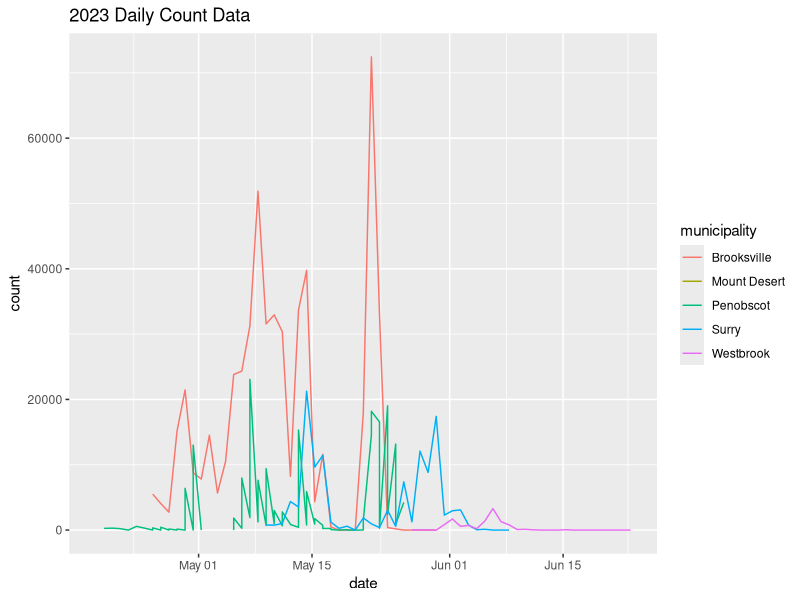
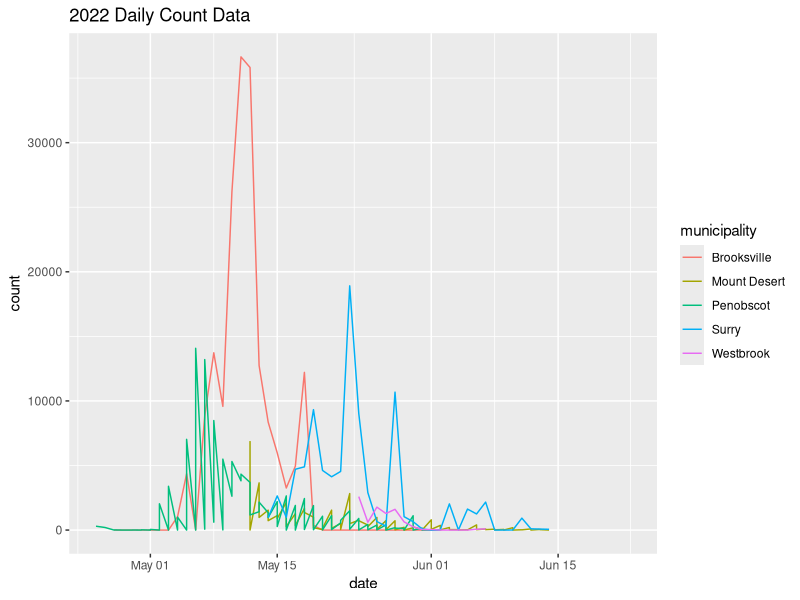
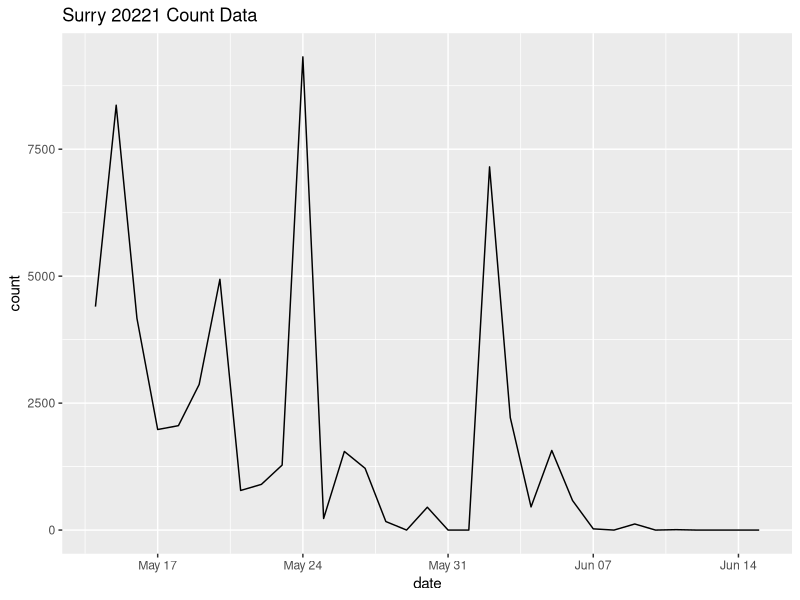
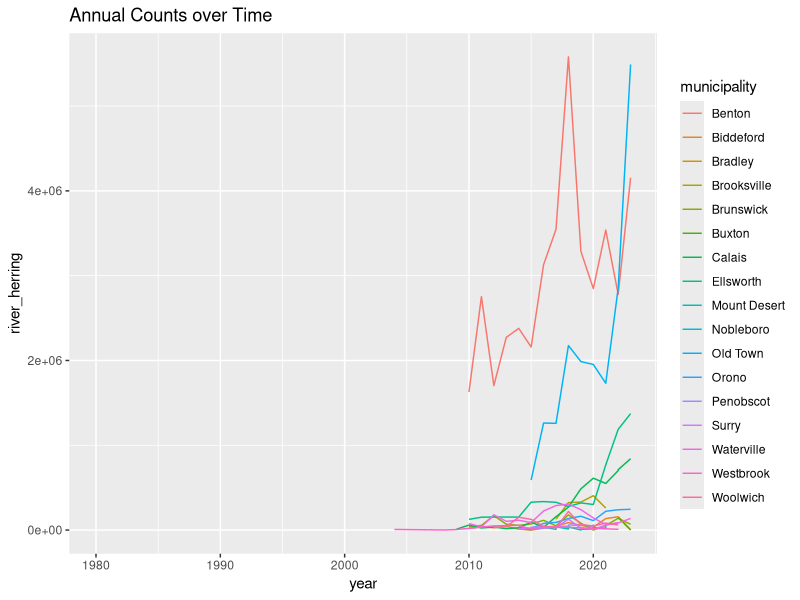

Here is the R script that generated these plots, in order:
## ---- chunk 1
# install.packages("tidyverse")
library(tidyverse)
library(readxl)
library(ggplot2)
## ---- chunk 2
# Daily Counts
daily_count_23 <-read_excel("data/Maine Count Data/Daily counts/RH 2023 daily count data maine.xlsx")
daily_count_22 <-read_excel("data/Maine Count Data/Daily counts/RH 2022 daily count data maine.xlsx")
surry_count_21 <-read_excel("data/Maine Count Data/Daily counts/2021 Surry Alewife counts.xlsx")

# Annual Counts 
annual_count <-read_excel("data/Maine Count Data/Annual counts/1980-2022 Annual Fish Count Data .xlsx")
## ---- chunk 3
daily_count_22 <- daily_count_22 %>%
  rename(
    "pond" = "Pond", 
    "municipality" = "Municipality", 
    "latitude" = "Latitude", 
    "longitude" = "Longitude", 
    "date" = "Date", 
    "daily_estimate" = "Daily Estimate", 
    "cumulative" = "Cumulative"
  )

daily_count_23 <- daily_count_23 %>%
  rename(
    "pond" = "Pond", 
    "municipality" = "Municipality", 
    "latitude" = "Latitude", 
    "longitude" = "Longitude", 
    "date" = "Date", 
    "daily_estimate" = "Daily Estimate", 
    "cumulative" = "Cumulative",
    "real_time" = "RealTime"
    )

surry_count_21 <- surry_count_21 %>%
  rename(
    "pond" = "Pond", 
    "municipality" = "Municipality", 
    "latitude" = "Latitude", 
    "longitude" = "Longitude", 
    "date" = "Date", 
    "estimated_daily_total" = "Estimated daily total"
    )

annual_count <- annual_count %>%
  rename(
    "river" = "River", 
    "pond_or_dam" = "Pond or Dam", 
    "municipality" = "Municipality",
    "latitude" = "Latitude", 
    "longitude" = "Longitude", 
    "year" = "Year", 
    "river_herring" = "River Herring", 
    "start_date" = "Start date", 
    "end_date" = "end date"
    )


## ---- chunk 4
daily_count_23 %>%
  ggplot(aes(x = date, 
             y = daily_estimate, 
             color = municipality)) + 
    geom_line() +
  labs(title = "2023 Daily Count Data", 
       x = "date", 
       y = "count")

daily_count_22 %>%
  ggplot(aes(x = date, 
             y = daily_estimate, 
             color = municipality)) + 
    geom_line() + 
    labs(title = "2022 Daily Count Data", 
       x = "date", 
       y = "count")
 
surry_count_21 %>%
  ggplot(aes(x = date, 
             y = estimated_daily_total))+ 
    geom_line() + 
    labs(title = "Surry 20221 Count Data", 
       x = "date", 
       y = "count")
  

## ---- chunk 5
annual_count %>%
  ggplot(aes(x = year, 
             y = river_herring, 
             color = municipality)) + 
    geom_line() +
  labs(title = "Annual Counts over Time", 
       x = "year", 
       y = "river_herring")

